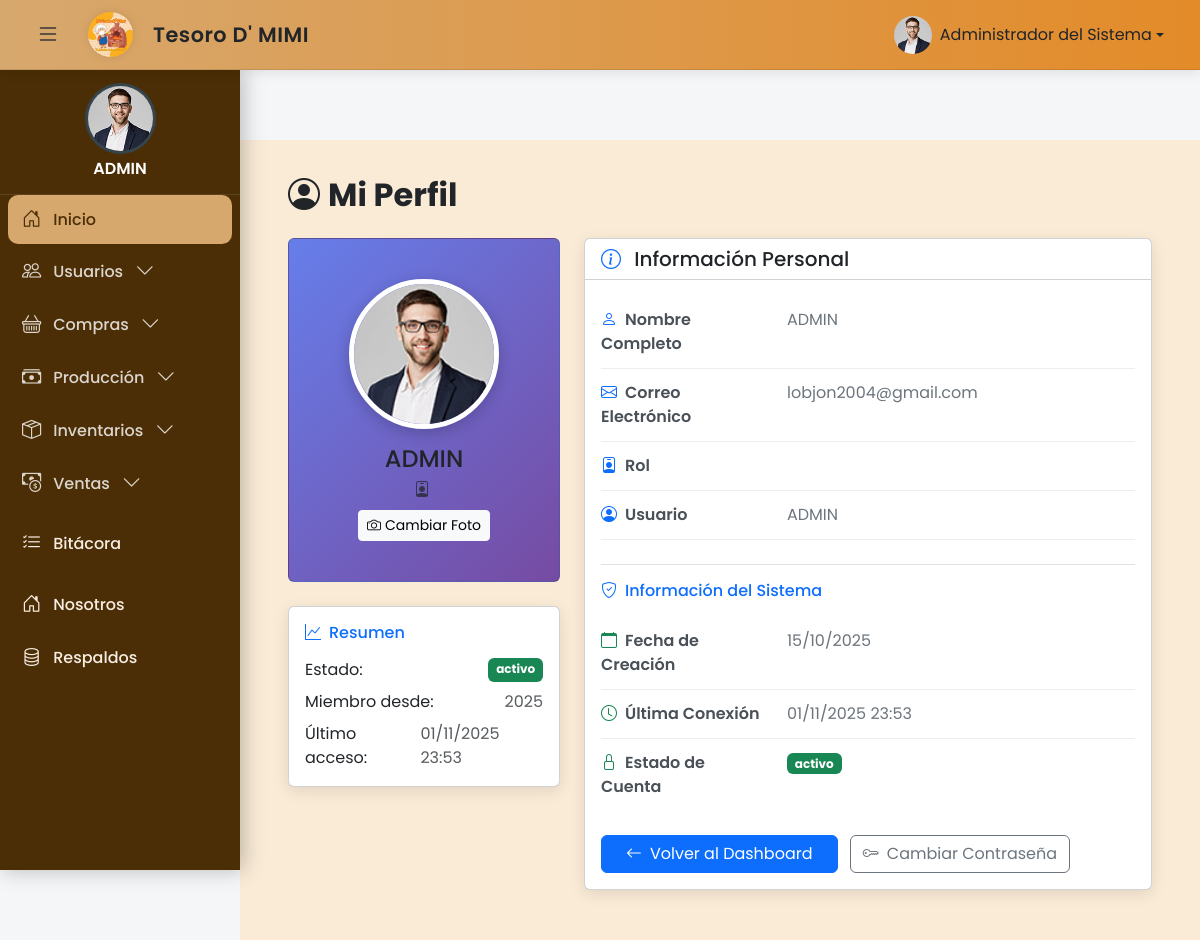
The page /public/perfil (signed in) on the database as committed earlier.
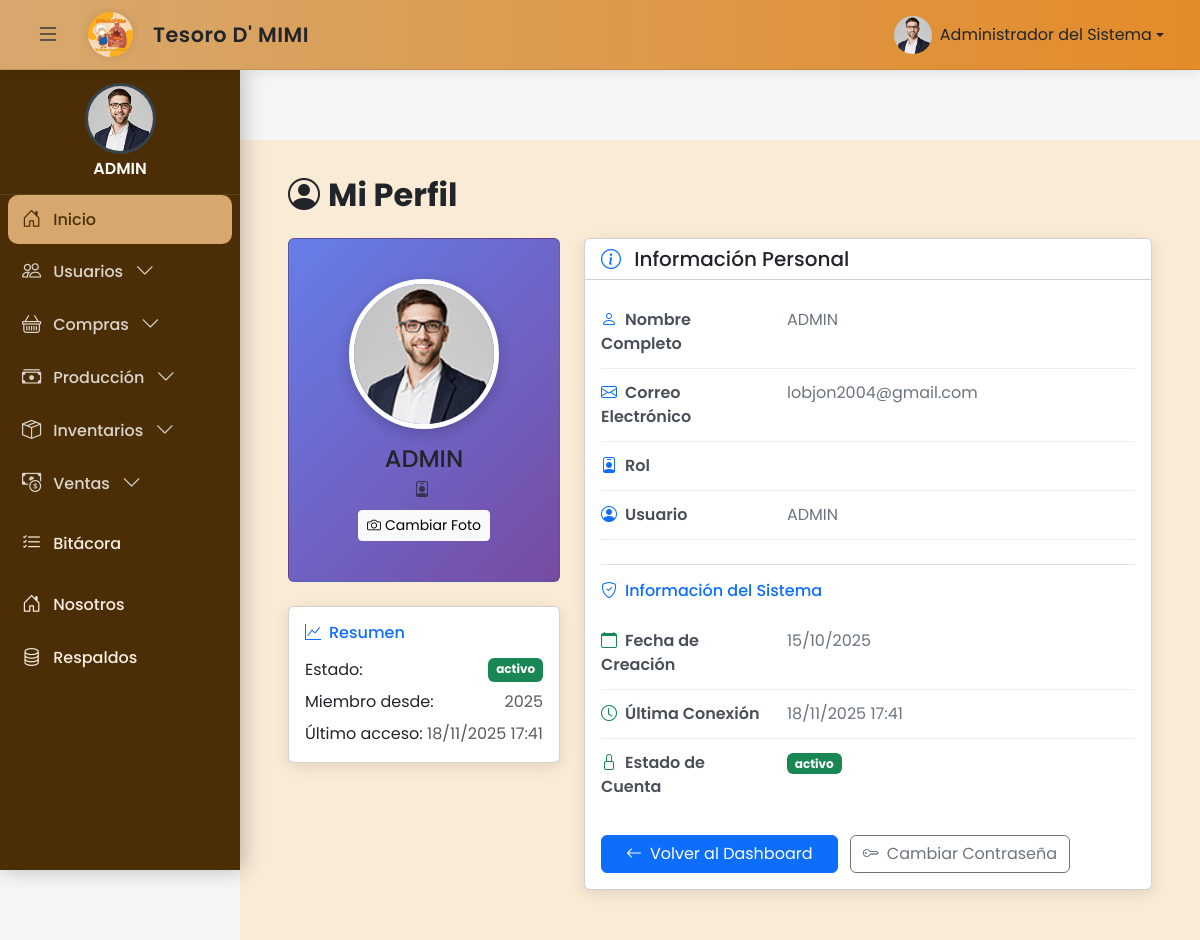
The same page on the database as committed later.
### tables this page shows
CREATE TABLE `tbl_ms_usuarios` (
  `ID_USUARIO` int(11) NOT NULL AUTO_INCREMENT,
  `NUMERO_IDENTIDAD` varchar(20) DEFAULT NULL,
  `USUARIO` varchar(15) NOT NULL,
  `NOMBRE_USUARIO` varchar(100) NOT NULL,
  `ESTADO_USUARIO` varchar(100) DEFAULT 'Activo',
  `CONTRASENA` varchar(100) NOT NULL,
  `ID_ROL` int(11) NOT NULL,
  `FECHA_CREACION` datetime DEFAULT current_timestamp(),
  `CREADO_POR` varchar(50) DEFAULT NULL,
  `FECHA_MODIFICACION` datetime DEFAULT NULL,
  `MODIFICADO_POR` varchar(50) DEFAULT NULL,
  `FECHA_ULTIMA_CONEXION` datetime DEFAULT NULL,
  `PRIMER_INGRESO` int(11) DEFAULT 0,
  `FECHA_VENCIMIENTO` date DEFAULT NULL,
  `CORREO_ELECTRONICO` varchar(50) DEFAULT NULL,
  `RESETEO_CONTRASENA` tinyint(1) DEFAULT 0,
  `INTENTOS_INVALIDOS` int(11) DEFAULT 0,
  `HABILITAR_2FA` tinyint(1) DEFAULT 0,
  `FOTO_PERFIL` varchar(255) DEFAULT 'perfil.jpg',
  PRIMARY KEY (`ID_USUARIO`),
  UNIQUE KEY `USUARIO` (`USUARIO`),
  KEY `TBL_MS_USUARIOS_IBFK_1` (`ID_ROL`),
  CONSTRAINT `TBL_MS_USUARIOS_IBFK_1` FOREIGN KEY (`ID_ROL`) REFERENCES `tbl_ms_roles` (`ID_ROL`)
);

### src/config/SessionHelper.php (called while the page is built, shortened)
<?php
class SessionHelper {
    public static function getUserPhoto() {
        return $_SESSION['foto_perfil'] ?? 'perfil.jpg';
    }
}

### src/models/userModel.php (called while the page is built, shortened)
<?php
class userModel {
public static function obtenerPerfilUsuarioDirecto($idUsuario) {
    try {
        $con = connectionDB::getConnection();
        $sql = "SELECT
                    U.ID_USUARIO,
                    U.USUARIO,
                    U.NOMBRE_USUARIO,
                    U.CORREO_ELECTRONICO,
                    COALESCE(R.ROL, 'Sin rol asignado') AS ROL,
                    U.ESTADO_USUARIO,
                    U.FECHA_CREACION,
                    U.FECHA_ULTIMA_CONEXION,
                    COALESCE(U.FOTO_PERFIL, 'perfil.jpg') AS FOTO_PERFIL,
                    U.PRIMER_INGRESO,
                    U.FECHA_VENCIMIENTO,
                    U.HABILITAR_2FA,
                    U.ID_ROL
                FROM TBL_MS_USUARIOS U
                LEFT JOIN TBL_MS_ROLES R ON U.ID_ROL = R.ID_ROL
                WHERE U.ID_USUARIO = :id_usuario";
        $query = $con->prepare($sql);
        $query->execute(['id_usuario' => $idUsuario]);
        $result = $query->fetch(PDO::FETCH_ASSOC);
        if ($result) {
            return [
                'success' => true,
                'data' => $result
            ];
        } else {
            return [
                'success' => false,
                'message' => 'Usuario no encontrado'
            ];
        }
    } catch (\PDOException $e) {
        error_log("Error en obtenerPerfilUsuarioDirecto: " . $e->getMessage());
        return [
            'success' => false,
            'message' => 'Error del servidor al obtener perfil'
        ];
    }
}
}

### src/Views/perfil.php (the view, shortened to what the rows shown need)
<?php
$idUsuario = SessionHelper::getUserId();
$perfilData = null;
if ($idUsuario) {
    $result = userModel::obtenerPerfilUsuarioDirecto($idUsuario);
    if ($result['success']) {
        $perfilData = $result['data'];
    }
}
$email = htmlspecialchars($perfilData['CORREO_ELECTRONICO'], ENT_QUOTES, 'UTF-8');
$usuario_login = htmlspecialchars($perfilData['USUARIO'], ENT_QUOTES, 'UTF-8');
$estado = htmlspecialchars($perfilData['ESTADO_USUARIO'], ENT_QUOTES, 'UTF-8');
$fechaCreacion = date('d/m/Y', strtotime($perfilData['FECHA_CREACION']));
$fechaUltimaConexion = $perfilData['FECHA_ULTIMA_CONEXION'] ?
    date('d/m/Y H:i', strtotime($perfilData['FECHA_ULTIMA_CONEXION'])) : 'Nunca';
?>
<!DOCTYPE html>
<html lang="es">
<head>
  <link href="https://cdn.jsdelivr.net/npm/bootstrap@5.3.3/dist/css/bootstrap.min.css" rel="stylesheet">
  <link href="https://cdn.jsdelivr.net/npm/bootstrap-icons@1.11.3/font/bootstrap-icons.css" rel="stylesheet">
</head>
<body>
  <?php include 'partials/header.php'; ?>
  <?php include 'partials/sidebar.php'; ?>
  <main id="main" class="main" style="margin-left: 240px; padding: 20px; margin-top: 70px;">
    <div class="container-fluid">
      <div class="row">
        <div class="col-12">
          <div class="p-3">
            <h2 class="fw-bold text-dark mb-4">
              <i class="bi bi-person-circle me-2"></i>Mi Perfil
            </h2>
            <div class="row">
              <div class="col-md-4 mb-4">
                <div class="card profile-card p-4 text-center">
                  <div class="card-body">
                    <img src="<?= $rutaFinal ?>"
                         class="profile-img rounded-circle mb-3"
                         alt="Foto de perfil"
                         onerror="this.src='/sistema/src/Views/assets/img/perfil.jpg'">
                    <h4 class="mb-1"><?= $nombre ?></h4>
                    <p class="mb-2 opacity-75">
                      <i class="bi bi-person-badge me-1"></i><?= $rol ?>
                    </p>
                    <button class="btn btn-light btn-sm"
                            data-bs-toggle="modal"
                            data-bs-target="#modalFotoPerfil">
                      <i class="bi bi-camera me-1"></i>Cambiar Foto
                    </button>
                  </div>
                </div>
                <div class="card info-card mt-4">
                  <div class="card-body">
                    <h6 class="card-title text-primary mb-3">
                      <i class="bi bi-graph-up me-2"></i>Resumen
                    </h6>
                    <div class="d-flex justify-content-between mb-2">
                      <span>Estado:</span>
                      <?php
                      $badgeClass = 'bg-success';
                      ?>
                      <span class="badge <?= $badgeClass ?> badge-estado"><?= $estado ?></span>
                    </div>
                    <div class="d-flex justify-content-between mb-2">
                      <span>Miembro desde:</span>
                      <span class="text-muted"><?= date('Y', strtotime($perfilData['FECHA_CREACION'])) ?></span>
                    </div>
                    <div class="d-flex justify-content-between">
                      <span>Último acceso:</span>
                      <span class="text-muted"><?= $fechaUltimaConexion ?></span>
                    </div>
                  </div>
                </div>
              </div>
              <div class="col-md-8">
                <div class="card info-card">
                  <div class="card-header bg-transparent">
                    <h5 class="card-title mb-0">
                      <i class="bi bi-info-circle me-2 text-primary"></i>
                      Información Personal
                    </h5>
                  </div>
                  <div class="card-body">
                    <div class="info-item">
                      <div class="row">
                        <div class="col-sm-4">
                          <span class="info-label">
                            <i class="bi bi-person me-2 text-primary"></i>Nombre Completo
                          </span>
                        </div>
                        <div class="col-sm-8">
                          <span class="info-value"><?= $nombre ?></span>
                        </div>
                      </div>
                    </div>
                    <div class="info-item">
                      <div class="row">
                        <div class="col-sm-4">
                          <span class="info-label">
                            <i class="bi bi-envelope me-2 text-primary"></i>Correo Electrónico
                          </span>
                        </div>
                        <div class="col-sm-8">
                          <span class="info-value"><?= $email ?></span>
                        </div>
                      </div>
                    </div>
                    <div class="info-item">
                      <div class="row">
                        <div class="col-sm-4">
                          <span class="info-label">
                            <i class="bi bi-person-badge me-2 text-primary"></i>Rol
                          </span>
                        </div>
                        <div class="col-sm-8">
                        </div>
                      </div>
                    </div>
                    <div class="info-item">
                      <div class="row">
                        <div class="col-sm-4">
                          <span class="info-label">
                            <i class="bi bi-person-circle me-2 text-primary"></i>Usuario
                          </span>
                        </div>
                        <div class="col-sm-8">
                          <span class="info-value"><?= $usuario_login ?></span>
                        </div>
                      </div>
                    </div>
                    <div class="mt-4 pt-3 border-top">
                      <h6 class="text-primary mb-3">
                        <i class="bi bi-shield-check me-2"></i>Información del Sistema
                      </h6>
                      <div class="info-item">
                        <div class="row">
                          <div class="col-sm-4">
                            <span class="info-label">
                              <i class="bi bi-calendar me-2 text-success"></i>Fecha de Creación
                            </span>
                          </div>
                          <div class="col-sm-8">
                            <span class="info-value"><?= $fechaCreacion ?></span>
                          </div>
                        </div>
                      </div>
                      <div class="info-item">
                        <div class="row">
                          <div class="col-sm-4">
                            <span class="info-label">
                              <i class="bi bi-clock me-2 text-success"></i>Última Conexión
                            </span>
                          </div>
                          <div class="col-sm-8">
                            <span class="info-value"><?= $fechaUltimaConexion ?></span>
                          </div>
                        </div>
                      </div>
                      <div class="info-item">
                        <div class="row">
                          <div class="col-sm-4">
                            <span class="info-label">
                              <i class="bi bi-lock me-2 text-success"></i>Estado de Cuenta
                            </span>
                          </div>
                          <div class="col-sm-8">
                            <span class="badge <?= $badgeClass ?> badge-estado"><?= $estado ?></span>
                          </div>
                        </div>
                      </div>
                    </div>
                    <div class="mt-4">
                      <a href="/sistema/public/inicio" class="btn btn-primary px-4">
                        <i class="bi bi-arrow-left me-2"></i>Volver al Dashboard
                      </a>
                      <a href="/sistema/public/cambiar-password" class="btn btn-outline-secondary ms-2">
                        <i class="bi bi-key me-2"></i>Cambiar Contraseña
                      </a>
                    </div>
                  </div>
                </div>
              </div>
            </div>
          </div>
        </div>
      </div>
    </div>
  </main>
</body>
</html>

Rows that differ between the two databases and show on the page:
changed tbl_ms_usuarios "lobjon2004@gmail.com": FECHA_ULTIMA_CONEXION "01/11/2025 23:53" → "18/11/2025 17:41"
